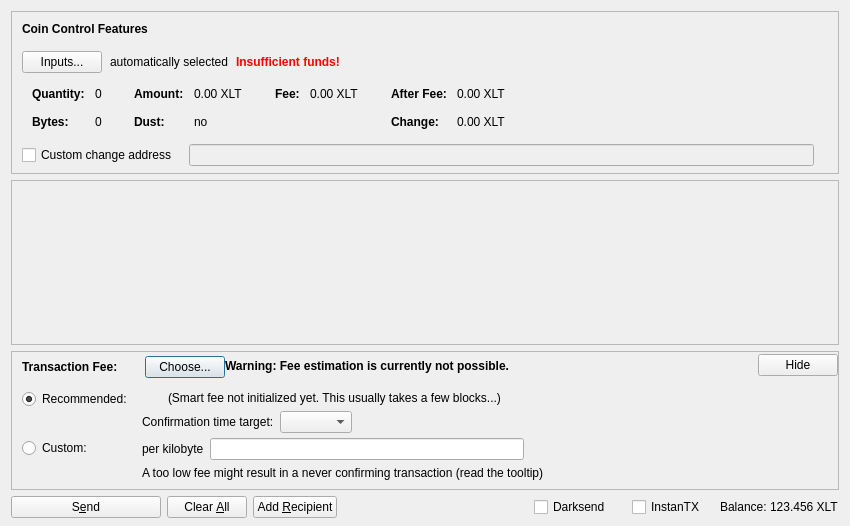
<?xml version="1.0" encoding="UTF-8"?>
<ui version="4.0">
 <class>SendCoinsDialog</class>
 <widget class="QDialog" name="SendCoinsDialog">
  <property name="geometry">
   <rect>
    <x>0</x>
    <y>0</y>
    <width>850</width>
    <height>526</height>
   </rect>
  </property>
  <property name="windowTitle">
   <string>Send Coins</string>
  </property>
  <layout class="QVBoxLayout" name="verticalLayout" stretch="0,1,0,0">
   <property name="bottomMargin">
    <number>8</number>
   </property>
   <item>
    <widget class="QFrame" name="frameCoinControl">
     <property name="sizePolicy">
      <sizepolicy hsizetype="Expanding" vsizetype="Expanding">
       <horstretch>0</horstretch>
       <verstretch>0</verstretch>
      </sizepolicy>
     </property>
     <property name="maximumSize">
      <size>
       <width>16777215</width>
       <height>16777215</height>
      </size>
     </property>
     <property name="frameShape">
      <enum>QFrame::StyledPanel</enum>
     </property>
     <property name="frameShadow">
      <enum>QFrame::Sunken</enum>
     </property>
     <layout class="QVBoxLayout" name="verticalLayoutCoinControl2">
      <property name="spacing">
       <number>0</number>
      </property>
      <property name="leftMargin">
       <number>0</number>
      </property>
      <property name="topMargin">
       <number>0</number>
      </property>
      <property name="rightMargin">
       <number>0</number>
      </property>
      <property name="bottomMargin">
       <number>6</number>
      </property>
      <item>
       <layout class="QVBoxLayout" name="verticalLayoutCoinControl" stretch="0,0,0,0,1">
        <property name="spacing">
         <number>0</number>
        </property>
        <property name="leftMargin">
         <number>10</number>
        </property>
        <property name="topMargin">
         <number>10</number>
        </property>
        <item>
         <layout class="QHBoxLayout" name="horizontalLayoutCoinControl1">
          <property name="bottomMargin">
           <number>15</number>
          </property>
          <item>
           <widget class="QLabel" name="labelCoinControlFeatures">
            <property name="sizePolicy">
             <sizepolicy hsizetype="Preferred" vsizetype="Maximum">
              <horstretch>0</horstretch>
              <verstretch>0</verstretch>
             </sizepolicy>
            </property>
            <property name="font">
             <font>
              <weight>75</weight>
              <bold>true</bold>
             </font>
            </property>
            <property name="styleSheet">
             <string notr="true">font-weight:bold;</string>
            </property>
            <property name="text">
             <string>Coin Control Features</string>
            </property>
           </widget>
          </item>
         </layout>
        </item>
        <item>
         <layout class="QHBoxLayout" name="horizontalLayoutCoinControl2" stretch="0,0,0,0">
          <property name="spacing">
           <number>8</number>
          </property>
          <property name="bottomMargin">
           <number>10</number>
          </property>
          <item>
           <widget class="QPushButton" name="pushButtonCoinControl">
            <property name="styleSheet">
             <string notr="true"/>
            </property>
            <property name="text">
             <string>Inputs...</string>
            </property>
            <property name="autoDefault">
             <bool>false</bool>
            </property>
           </widget>
          </item>
          <item>
           <widget class="QLabel" name="labelCoinControlAutomaticallySelected">
            <property name="text">
             <string>automatically selected</string>
            </property>
            <property name="margin">
             <number>5</number>
            </property>
           </widget>
          </item>
          <item>
           <widget class="QLabel" name="labelCoinControlInsuffFunds">
            <property name="font">
             <font>
              <weight>75</weight>
              <bold>true</bold>
             </font>
            </property>
            <property name="styleSheet">
             <string notr="true">color:red;font-weight:bold;</string>
            </property>
            <property name="text">
             <string>Insufficient funds!</string>
            </property>
            <property name="margin">
             <number>5</number>
            </property>
           </widget>
          </item>
          <item>
           <spacer name="horizontalSpacerCoinControl">
            <property name="orientation">
             <enum>Qt::Horizontal</enum>
            </property>
            <property name="sizeHint" stdset="0">
             <size>
              <width>40</width>
              <height>1</height>
             </size>
            </property>
           </spacer>
          </item>
         </layout>
        </item>
        <item>
         <widget class="QWidget" name="widgetCoinControl" native="true">
          <property name="sizePolicy">
           <sizepolicy hsizetype="Preferred" vsizetype="Preferred">
            <horstretch>0</horstretch>
            <verstretch>0</verstretch>
           </sizepolicy>
          </property>
          <property name="minimumSize">
           <size>
            <width>0</width>
            <height>0</height>
           </size>
          </property>
          <property name="styleSheet">
           <string notr="true"/>
          </property>
          <layout class="QHBoxLayout" name="horizontalLayoutCoinControl5">
           <property name="leftMargin">
            <number>0</number>
           </property>
           <property name="topMargin">
            <number>0</number>
           </property>
           <property name="rightMargin">
            <number>0</number>
           </property>
           <property name="bottomMargin">
            <number>0</number>
           </property>
           <item>
            <layout class="QHBoxLayout" name="horizontalLayoutCoinControl3" stretch="0,0,0,1">
             <property name="spacing">
              <number>20</number>
             </property>
             <property name="topMargin">
              <number>0</number>
             </property>
             <property name="bottomMargin">
              <number>10</number>
             </property>
             <item>
              <layout class="QFormLayout" name="formLayoutCoinControl1">
               <property name="horizontalSpacing">
                <number>10</number>
               </property>
               <property name="verticalSpacing">
                <number>14</number>
               </property>
               <property name="leftMargin">
                <number>10</number>
               </property>
               <property name="topMargin">
                <number>4</number>
               </property>
               <property name="rightMargin">
                <number>6</number>
               </property>
               <item row="0" column="0">
                <widget class="QLabel" name="labelCoinControlQuantityText">
                 <property name="font">
                  <font>
                   <weight>75</weight>
                   <bold>true</bold>
                  </font>
                 </property>
                 <property name="text">
                  <string>Quantity:</string>
                 </property>
                 <property name="margin">
                  <number>0</number>
                 </property>
                </widget>
               </item>
               <item row="0" column="1">
                <widget class="QLabel" name="labelCoinControlQuantity">
                 <property name="cursor">
                  <cursorShape>IBeamCursor</cursorShape>
                 </property>
                 <property name="contextMenuPolicy">
                  <enum>Qt::ActionsContextMenu</enum>
                 </property>
                 <property name="text">
                  <string notr="true">0</string>
                 </property>
                 <property name="margin">
                  <number>0</number>
                 </property>
                 <property name="textInteractionFlags">
                  <set>Qt::LinksAccessibleByMouse|Qt::TextSelectableByKeyboard|Qt::TextSelectableByMouse</set>
                 </property>
                </widget>
               </item>
               <item row="1" column="0">
                <widget class="QLabel" name="labelCoinControlBytesText">
                 <property name="font">
                  <font>
                   <weight>75</weight>
                   <bold>true</bold>
                  </font>
                 </property>
                 <property name="text">
                  <string>Bytes:</string>
                 </property>
                </widget>
               </item>
               <item row="1" column="1">
                <widget class="QLabel" name="labelCoinControlBytes">
                 <property name="cursor">
                  <cursorShape>IBeamCursor</cursorShape>
                 </property>
                 <property name="contextMenuPolicy">
                  <enum>Qt::ActionsContextMenu</enum>
                 </property>
                 <property name="text">
                  <string notr="true">0</string>
                 </property>
                 <property name="textInteractionFlags">
                  <set>Qt::LinksAccessibleByMouse|Qt::TextSelectableByKeyboard|Qt::TextSelectableByMouse</set>
                 </property>
                </widget>
               </item>
              </layout>
             </item>
             <item>
              <layout class="QFormLayout" name="formLayoutCoinControl2">
               <property name="horizontalSpacing">
                <number>10</number>
               </property>
               <property name="verticalSpacing">
                <number>14</number>
               </property>
               <property name="leftMargin">
                <number>6</number>
               </property>
               <property name="topMargin">
                <number>4</number>
               </property>
               <property name="rightMargin">
                <number>6</number>
               </property>
               <item row="0" column="0">
                <widget class="QLabel" name="labelCoinControlAmountText">
                 <property name="font">
                  <font>
                   <weight>75</weight>
                   <bold>true</bold>
                  </font>
                 </property>
                 <property name="text">
                  <string>Amount:</string>
                 </property>
                 <property name="margin">
                  <number>0</number>
                 </property>
                </widget>
               </item>
               <item row="0" column="1">
                <widget class="QLabel" name="labelCoinControlAmount">
                 <property name="cursor">
                  <cursorShape>IBeamCursor</cursorShape>
                 </property>
                 <property name="contextMenuPolicy">
                  <enum>Qt::ActionsContextMenu</enum>
                 </property>
                 <property name="text">
                  <string notr="true">0.00 XLT</string>
                 </property>
                 <property name="textInteractionFlags">
                  <set>Qt::LinksAccessibleByMouse|Qt::TextSelectableByKeyboard|Qt::TextSelectableByMouse</set>
                 </property>
                </widget>
               </item>
               <item row="1" column="0">
                <widget class="QLabel" name="labelCoinControlLowOutputText">
                 <property name="font">
                  <font>
                   <weight>75</weight>
                   <bold>true</bold>
                  </font>
                 </property>
                 <property name="text">
                  <string>Dust:</string>
                 </property>
                </widget>
               </item>
               <item row="1" column="1">
                <widget class="QLabel" name="labelCoinControlLowOutput">
                 <property name="cursor">
                  <cursorShape>IBeamCursor</cursorShape>
                 </property>
                 <property name="contextMenuPolicy">
                  <enum>Qt::ActionsContextMenu</enum>
                 </property>
                 <property name="text">
                  <string notr="true">no</string>
                 </property>
                 <property name="textInteractionFlags">
                  <set>Qt::LinksAccessibleByMouse|Qt::TextSelectableByKeyboard|Qt::TextSelectableByMouse</set>
                 </property>
                </widget>
               </item>
              </layout>
             </item>
             <item>
              <layout class="QFormLayout" name="formLayoutCoinControl3">
               <property name="horizontalSpacing">
                <number>10</number>
               </property>
               <property name="verticalSpacing">
                <number>14</number>
               </property>
               <property name="leftMargin">
                <number>6</number>
               </property>
               <property name="topMargin">
                <number>4</number>
               </property>
               <property name="rightMargin">
                <number>6</number>
               </property>
               <item row="0" column="0">
                <widget class="QLabel" name="labelCoinControlFeeText">
                 <property name="font">
                  <font>
                   <weight>75</weight>
                   <bold>true</bold>
                  </font>
                 </property>
                 <property name="text">
                  <string>Fee:</string>
                 </property>
                 <property name="margin">
                  <number>0</number>
                 </property>
                </widget>
               </item>
               <item row="0" column="1">
                <widget class="QLabel" name="labelCoinControlFee">
                 <property name="cursor">
                  <cursorShape>IBeamCursor</cursorShape>
                 </property>
                 <property name="contextMenuPolicy">
                  <enum>Qt::ActionsContextMenu</enum>
                 </property>
                 <property name="text">
                  <string notr="true">0.00 XLT</string>
                 </property>
                 <property name="textInteractionFlags">
                  <set>Qt::LinksAccessibleByMouse|Qt::TextSelectableByKeyboard|Qt::TextSelectableByMouse</set>
                 </property>
                </widget>
               </item>
              </layout>
             </item>
             <item>
              <layout class="QFormLayout" name="formLayoutCoinControl4">
               <property name="horizontalSpacing">
                <number>10</number>
               </property>
               <property name="verticalSpacing">
                <number>14</number>
               </property>
               <property name="leftMargin">
                <number>6</number>
               </property>
               <property name="topMargin">
                <number>4</number>
               </property>
               <property name="rightMargin">
                <number>6</number>
               </property>
               <item row="0" column="0">
                <widget class="QLabel" name="labelCoinControlAfterFeeText">
                 <property name="font">
                  <font>
                   <weight>75</weight>
                   <bold>true</bold>
                  </font>
                 </property>
                 <property name="text">
                  <string>After Fee:</string>
                 </property>
                 <property name="margin">
                  <number>0</number>
                 </property>
                </widget>
               </item>
               <item row="0" column="1">
                <widget class="QLabel" name="labelCoinControlAfterFee">
                 <property name="cursor">
                  <cursorShape>IBeamCursor</cursorShape>
                 </property>
                 <property name="contextMenuPolicy">
                  <enum>Qt::ActionsContextMenu</enum>
                 </property>
                 <property name="text">
                  <string notr="true">0.00 XLT</string>
                 </property>
                 <property name="textInteractionFlags">
                  <set>Qt::LinksAccessibleByMouse|Qt::TextSelectableByKeyboard|Qt::TextSelectableByMouse</set>
                 </property>
                </widget>
               </item>
               <item row="1" column="0">
                <widget class="QLabel" name="labelCoinControlChangeText">
                 <property name="font">
                  <font>
                   <weight>75</weight>
                   <bold>true</bold>
                  </font>
                 </property>
                 <property name="text">
                  <string>Change:</string>
                 </property>
                </widget>
               </item>
               <item row="1" column="1">
                <widget class="QLabel" name="labelCoinControlChange">
                 <property name="cursor">
                  <cursorShape>IBeamCursor</cursorShape>
                 </property>
                 <property name="contextMenuPolicy">
                  <enum>Qt::ActionsContextMenu</enum>
                 </property>
                 <property name="text">
                  <string notr="true">0.00 XLT</string>
                 </property>
                 <property name="textInteractionFlags">
                  <set>Qt::LinksAccessibleByMouse|Qt::TextSelectableByKeyboard|Qt::TextSelectableByMouse</set>
                 </property>
                </widget>
               </item>
              </layout>
             </item>
            </layout>
           </item>
          </layout>
         </widget>
        </item>
        <item>
         <layout class="QHBoxLayout" name="horizontalLayoutCoinControl4" stretch="0,0,0">
          <property name="spacing">
           <number>12</number>
          </property>
          <property name="sizeConstraint">
           <enum>QLayout::SetDefaultConstraint</enum>
          </property>
          <property name="topMargin">
           <number>5</number>
          </property>
          <property name="rightMargin">
           <number>5</number>
          </property>
          <item>
           <widget class="QCheckBox" name="checkBoxCoinControlChange">
            <property name="toolTip">
             <string>If this is activated, but the change address is empty or invalid, change will be sent to a newly generated address.</string>
            </property>
            <property name="text">
             <string>Custom change address</string>
            </property>
           </widget>
          </item>
          <item>
           <widget class="QValidatedLineEdit" name="lineEditCoinControlChange">
            <property name="enabled">
             <bool>false</bool>
            </property>
            <property name="sizePolicy">
             <sizepolicy hsizetype="Expanding" vsizetype="Fixed">
              <horstretch>0</horstretch>
              <verstretch>0</verstretch>
             </sizepolicy>
            </property>
           </widget>
          </item>
          <item>
           <widget class="QLabel" name="labelCoinControlChangeLabel">
            <property name="sizePolicy">
             <sizepolicy hsizetype="Preferred" vsizetype="Expanding">
              <horstretch>0</horstretch>
              <verstretch>0</verstretch>
             </sizepolicy>
            </property>
            <property name="minimumSize">
             <size>
              <width>0</width>
              <height>0</height>
             </size>
            </property>
            <property name="text">
             <string/>
            </property>
            <property name="margin">
             <number>3</number>
            </property>
           </widget>
          </item>
         </layout>
        </item>
        <item>
         <spacer name="verticalSpacerCoinControl">
          <property name="orientation">
           <enum>Qt::Vertical</enum>
          </property>
          <property name="sizeHint" stdset="0">
           <size>
            <width>800</width>
            <height>1</height>
           </size>
          </property>
         </spacer>
        </item>
       </layout>
      </item>
     </layout>
    </widget>
   </item>
   <item>
    <widget class="QScrollArea" name="scrollArea">
     <property name="widgetResizable">
      <bool>true</bool>
     </property>
     <widget class="QWidget" name="scrollAreaWidgetContents">
      <property name="geometry">
       <rect>
        <x>0</x>
        <y>0</y>
        <width>830</width>
        <height>104</height>
       </rect>
      </property>
      <layout class="QVBoxLayout" name="verticalLayout_2" stretch="0,1">
       <property name="leftMargin">
        <number>0</number>
       </property>
       <property name="topMargin">
        <number>0</number>
       </property>
       <property name="rightMargin">
        <number>0</number>
       </property>
       <property name="bottomMargin">
        <number>0</number>
       </property>
       <item>
        <layout class="QVBoxLayout" name="entries">
         <property name="spacing">
          <number>6</number>
         </property>
        </layout>
       </item>
       <item>
        <spacer name="verticalSpacer">
         <property name="orientation">
          <enum>Qt::Vertical</enum>
         </property>
         <property name="sizeHint" stdset="0">
          <size>
           <width>20</width>
           <height>40</height>
          </size>
         </property>
        </spacer>
       </item>
      </layout>
     </widget>
    </widget>
   </item>
   <item>
    <widget class="QFrame" name="frameFee">
     <property name="sizePolicy">
      <sizepolicy hsizetype="Expanding" vsizetype="Expanding">
       <horstretch>0</horstretch>
       <verstretch>0</verstretch>
      </sizepolicy>
     </property>
     <property name="maximumSize">
      <size>
       <width>16777215</width>
       <height>16777215</height>
      </size>
     </property>
     <property name="frameShape">
      <enum>QFrame::StyledPanel</enum>
     </property>
     <property name="frameShadow">
      <enum>QFrame::Sunken</enum>
     </property>
     <layout class="QVBoxLayout" name="verticalLayoutFee1">
      <property name="spacing">
       <number>0</number>
      </property>
      <property name="leftMargin">
       <number>0</number>
      </property>
      <property name="topMargin">
       <number>0</number>
      </property>
      <property name="rightMargin">
       <number>0</number>
      </property>
      <property name="bottomMargin">
       <number>0</number>
      </property>
      <item>
       <layout class="QVBoxLayout" name="verticalLayoutFee2" stretch="0,0,0">
        <property name="spacing">
         <number>0</number>
        </property>
        <property name="leftMargin">
         <number>10</number>
        </property>
        <property name="topMargin">
         <number>0</number>
        </property>
        <item>
         <layout class="QHBoxLayout" name="horizontalLayoutFee1">
          <property name="bottomMargin">
           <number>0</number>
          </property>
          <item>
           <layout class="QVBoxLayout" name="verticalLayoutFee7">
            <property name="spacing">
             <number>0</number>
            </property>
            <item>
             <spacer name="verticalSpacerSmartFee">
              <property name="orientation">
               <enum>Qt::Vertical</enum>
              </property>
              <property name="sizeType">
               <enum>QSizePolicy::Fixed</enum>
              </property>
              <property name="sizeHint" stdset="0">
               <size>
                <width>1</width>
                <height>4</height>
               </size>
              </property>
             </spacer>
            </item>
            <item>
             <layout class="QHBoxLayout" name="horizontalLayoutSmartFee">
              <property name="spacing">
               <number>10</number>
              </property>
              <item>
               <widget class="QLabel" name="labelFeeHeadline">
                <property name="sizePolicy">
                 <sizepolicy hsizetype="Preferred" vsizetype="Maximum">
                  <horstretch>0</horstretch>
                  <verstretch>0</verstretch>
                 </sizepolicy>
                </property>
                <property name="font">
                 <font>
                  <weight>75</weight>
                  <bold>true</bold>
                 </font>
                </property>
                <property name="styleSheet">
                 <string notr="true">font-weight:bold;</string>
                </property>
                <property name="text">
                 <string>Transaction Fee:</string>
                </property>
               </widget>
              </item>
              <item>
               <widget class="QLabel" name="labelFeeMinimized">
                <property name="text">
                 <string/>
                </property>
               </widget>
              </item>
              <item>
               <widget class="QPushButton" name="buttonChooseFee">
                <property name="text">
                 <string>Choose...</string>
                </property>
               </widget>
              </item>
             </layout>
            </item>
            <item>
             <spacer name="verticalSpacer_5">
              <property name="orientation">
               <enum>Qt::Vertical</enum>
              </property>
              <property name="sizeHint" stdset="0">
               <size>
                <width>1</width>
                <height>1</height>
               </size>
              </property>
             </spacer>
            </item>
           </layout>
          </item>
          <item>
           <widget class="QLabel" name="fallbackFeeWarningLabel">
            <property name="toolTip">
             <string>Using the fallbackfee can result in sending a transaction that will take several hours or days (or never) to confirm. Consider choosing your fee manually or wait until you have validated the complete chain.</string>
            </property>
            <property name="font">
            <font>
                <weight>75</weight>
                <bold>true</bold>
            </font>
            </property>
            <property name="text">
             <string>Warning: Fee estimation is currently not possible.</string>
            </property>
            <property name="wordWrap">
             <bool>false</bool>
            </property>
           </widget>
          </item>
          <item>
           <spacer name="horizontalSpacer_4">
            <property name="orientation">
             <enum>Qt::Horizontal</enum>
            </property>
            <property name="sizeType">
             <enum>QSizePolicy::MinimumExpanding</enum>
            </property>
            <property name="sizeHint" stdset="0">
             <size>
              <width>40</width>
              <height>20</height>
             </size>
            </property>
           </spacer>
          </item>
          <item>
           <widget class="QPushButton" name="buttonMinimizeFee">
            <property name="toolTip">
             <string>collapse fee-settings</string>
            </property>
            <property name="text">
             <string>Hide</string>
            </property>
           </widget>
          </item>
         </layout>
        </item>
        <item>
         <widget class="QFrame" name="frameFeeSelection">
          <layout class="QVBoxLayout" name="verticalLayoutFee12">
           <property name="spacing">
            <number>0</number>
           </property>
           <property name="leftMargin">
            <number>0</number>
           </property>
           <property name="topMargin">
            <number>0</number>
           </property>
           <property name="rightMargin">
            <number>0</number>
           </property>
           <property name="bottomMargin">
            <number>0</number>
           </property>
           <item>
            <layout class="QGridLayout" name="gridLayoutFee">
             <property name="topMargin">
              <number>10</number>
             </property>
             <property name="bottomMargin">
              <number>4</number>
             </property>
             <property name="horizontalSpacing">
              <number>10</number>
             </property>
             <property name="verticalSpacing">
              <number>4</number>
             </property>
             <item row="1" column="1">
              <layout class="QVBoxLayout" name="verticalLayoutFee8">
               <property name="spacing">
                <number>6</number>
               </property>
               <item>
                <layout class="QHBoxLayout" name="horizontalLayoutFee13">
                 <item>
                  <widget class="QLabel" name="labelCustomPerKilobyte">
                   <property name="toolTip">
                    <string>Specify a custom fee per kB (1,000 bytes) of the transaction's virtual size.

Note:  Since the fee is calculated on a per-byte basis, a fee of "100 satoshis per kB" for a transaction size of 500 bytes (half of 1 kB) would ultimately yield a fee of only 50 satoshis.</string>
                   </property>
                   <property name="text">
                    <string>per kilobyte</string>
                   </property>
                  </widget>
                 </item>
                 <item>
                  <widget class="BitcoinAmountField" name="customFee"/>
                 </item>
                 <item>
                  <spacer name="horizontalSpacer_6">
                   <property name="orientation">
                    <enum>Qt::Horizontal</enum>
                   </property>
                   <property name="sizeHint" stdset="0">
                    <size>
                     <width>1</width>
                     <height>1</height>
                    </size>
                   </property>
                  </spacer>
                 </item>
                </layout>
               </item>
               <item>
                <layout class="QHBoxLayout" name="horizontalLayoutFee8">
                 <item>
                  <widget class="QLabel" name="labelCustomFeeWarning">
                   <property name="enabled">
                    <bool>true</bool>
                   </property>
                   <property name="toolTip">
                    <string>When there is less transaction volume than space in the blocks, miners as well as relaying nodes may enforce a minimum fee. Paying only this minimum fee is just fine, but be aware that this can result in a never confirming transaction once there is more demand for nexalt transactions than the network can process.</string>
                   </property>
                   <property name="text">
                    <string>A too low fee might result in a never confirming transaction (read the tooltip)</string>
                   </property>
                  </widget>
                 </item>
                 <item>
                  <spacer name="horizontalSpacer_2">
                   <property name="orientation">
                    <enum>Qt::Horizontal</enum>
                   </property>
                   <property name="sizeHint" stdset="0">
                    <size>
                     <width>1</width>
                     <height>1</height>
                    </size>
                   </property>
                  </spacer>
                 </item>
                </layout>
               </item>
              </layout>
             </item>
             <item row="0" column="0">
              <layout class="QVBoxLayout" name="verticalLayoutFee4" stretch="0,1">
               <item>
                <widget class="QRadioButton" name="radioSmartFee">
                 <property name="text">
                  <string>Recommended:</string>
                 </property>
                 <property name="checked">
                  <bool>true</bool>
                 </property>
                 <attribute name="buttonGroup">
                  <string notr="true">groupFee</string>
                 </attribute>
                </widget>
               </item>
               <item>
                <spacer name="verticalSpacer_2">
                 <property name="orientation">
                  <enum>Qt::Vertical</enum>
                 </property>
                 <property name="sizeHint" stdset="0">
                  <size>
                   <width>1</width>
                   <height>1</height>
                  </size>
                 </property>
                </spacer>
               </item>
              </layout>
             </item>
             <item row="1" column="0">
              <layout class="QVBoxLayout" name="verticalLayoutFee9" stretch="0,1">
               <item>
                <widget class="QRadioButton" name="radioCustomFee">
                 <property name="text">
                  <string>Custom:</string>
                 </property>
                 <attribute name="buttonGroup">
                  <string notr="true">groupFee</string>
                 </attribute>
                </widget>
               </item>
               <item>
                <spacer name="verticalSpacer_6">
                 <property name="orientation">
                  <enum>Qt::Vertical</enum>
                 </property>
                 <property name="sizeHint" stdset="0">
                  <size>
                   <width>1</width>
                   <height>1</height>
                  </size>
                 </property>
                </spacer>
               </item>
              </layout>
             </item>
             <item row="0" column="1">
              <layout class="QVBoxLayout" name="verticalLayoutFee3" stretch="0,0,1">
               <property name="spacing">
                <number>6</number>
               </property>
               <property name="topMargin">
                <number>2</number>
               </property>
               <item>
                <layout class="QHBoxLayout" name="horizontalLayoutFee12">
                 <item>
                  <widget class="QLabel" name="labelSmartFee">
                   <property name="text">
                    <string/>
                   </property>
                  </widget>
                 </item>
                 <item>
                  <widget class="QLabel" name="labelFeeEstimation">
                   <property name="text">
                    <string/>
                   </property>
                  </widget>
                 </item>
                 <item>
                  <widget class="QLabel" name="labelSmartFee2">
                   <property name="text">
                    <string>(Smart fee not initialized yet. This usually takes a few blocks...)</string>
                   </property>
                  </widget>
                 </item>
                 <item>
                  <spacer name="horizontalSpacer_5">
                   <property name="orientation">
                    <enum>Qt::Horizontal</enum>
                   </property>
                   <property name="sizeHint" stdset="0">
                    <size>
                     <width>1</width>
                     <height>1</height>
                    </size>
                   </property>
                  </spacer>
                 </item>
                </layout>
               </item>
               <item>
                <layout class="QHBoxLayout" name="horizontalLayoutFee9">
                 <item>
                  <layout class="QVBoxLayout" name="verticalLayoutFee6">
                   <item>
                    <widget class="QLabel" name="labelSmartFee3">
                     <property name="text">
                      <string>Confirmation time target:</string>
                     </property>
                    </widget>
                   </item>
                  </layout>
                 </item>
                 <item>
                  <layout class="QVBoxLayout" name="verticalLayoutFee5">
                   <property name="rightMargin">
                    <number>30</number>
                   </property>
                   <item>
                    <layout class="QHBoxLayout" name="horizontalLayoutConfTarget">
                     <property name="bottomMargin">
                      <number>0</number>
                     </property>
                     <item>
                      <widget class="QComboBox" name="confTargetSelector"/>
                     </item>
                     <item>
                      <spacer name="horizontalSpacerConfTarget">
                       <property name="orientation">
                        <enum>Qt::Horizontal</enum>
                       </property>
                       <property name="sizeHint" stdset="0">
                        <size>
                         <width>40</width>
                         <height>20</height>
                        </size>
                       </property>
                      </spacer>
                     </item>
                    </layout>
                   </item>
                  </layout>
                 </item>
                </layout>
               </item>
               <item>
                <spacer name="verticalSpacer_4">
                 <property name="orientation">
                  <enum>Qt::Vertical</enum>
                 </property>
                 <property name="sizeHint" stdset="0">
                  <size>
                   <width>1</width>
                   <height>1</height>
                  </size>
                 </property>
                </spacer>
               </item>
              </layout>
             </item>
            </layout>
           </item>
          </layout>
         </widget>
        </item>
        <item>
         <spacer name="verticalSpacerFee">
          <property name="orientation">
           <enum>Qt::Vertical</enum>
          </property>
          <property name="sizeHint" stdset="0">
           <size>
            <width>40</width>
            <height>5</height>
           </size>
          </property>
         </spacer>
        </item>
       </layout>
      </item>
     </layout>
    </widget>
   </item>
   <item>
    <layout class="QHBoxLayout" name="horizontalLayout">
     <item>
      <widget class="QPushButton" name="sendButton">
       <property name="minimumSize">
        <size>
         <width>150</width>
         <height>0</height>
        </size>
       </property>
       <property name="toolTip">
        <string>Confirm the send action</string>
       </property>
       <property name="text">
        <string>S&amp;end</string>
       </property>
       <property name="icon">
        <iconset resource="../bitcoin.qrc">
         <normaloff>:/icons/send</normaloff>:/icons/send</iconset>
       </property>
       <property name="autoDefault">
        <bool>false</bool>
       </property>
       <property name="default">
        <bool>false</bool>
       </property>
      </widget>
     </item>
     <item>
      <widget class="QPushButton" name="clearButton">
       <property name="sizePolicy">
        <sizepolicy hsizetype="Minimum" vsizetype="Fixed">
         <horstretch>0</horstretch>
         <verstretch>0</verstretch>
        </sizepolicy>
       </property>
       <property name="toolTip">
        <string>Clear all fields of the form.</string>
       </property>
       <property name="text">
        <string>Clear &amp;All</string>
       </property>
       <property name="icon">
        <iconset resource="../bitcoin.qrc">
         <normaloff>:/icons/remove</normaloff>:/icons/remove</iconset>
       </property>
       <property name="autoDefault">
        <bool>false</bool>
       </property>
      </widget>
     </item>
     <item>
      <widget class="QPushButton" name="addButton">
       <property name="toolTip">
        <string>Send to multiple recipients at once</string>
       </property>
       <property name="text">
        <string>Add &amp;Recipient</string>
       </property>
       <property name="icon">
        <iconset resource="../bitcoin.qrc">
         <normaloff>:/icons/add</normaloff>:/icons/add</iconset>
       </property>
       <property name="autoDefault">
        <bool>false</bool>
       </property>
      </widget>
     </item>
     <item>
      <spacer name="horizontalSpacer">
       <property name="orientation">
        <enum>Qt::Horizontal</enum>
       </property>
       <property name="sizeHint" stdset="0">
        <size>
         <width>40</width>
         <height>20</height>
        </size>
       </property>
      </spacer>
     </item>
     <item>
      <layout class="QHBoxLayout" name="horizontalLayout_2">
       <property name="spacing">
        <number>3</number>
       </property>
       <item>
        <widget class="QCheckBox" name="checkUseDarksend">
         <property name="minimumSize">
          <size>
           <width>95</width>
           <height>0</height>
          </size>
         </property>
         <property name="text">
          <string>Darksend</string>
         </property>
         <property name="checked">
          <bool>false</bool>
         </property>
        </widget>
       </item>
       <item>
        <widget class="QCheckBox" name="checkInstanTX">
         <property name="enabled">
          <bool>true</bool>
         </property>
         <property name="minimumSize">
          <size>
           <width>85</width>
           <height>0</height>
          </size>
         </property>
         <property name="text">
          <string>InstanTX</string>
         </property>
        </widget>
       </item>
       <item>
        <widget class="QLabel" name="label">
         <property name="sizePolicy">
          <sizepolicy hsizetype="Preferred" vsizetype="Fixed">
           <horstretch>0</horstretch>
           <verstretch>0</verstretch>
          </sizepolicy>
         </property>
         <property name="text">
          <string>Balance:</string>
         </property>
        </widget>
       </item>
       <item>
        <widget class="QLabel" name="labelBalance">
         <property name="sizePolicy">
          <sizepolicy hsizetype="Preferred" vsizetype="Fixed">
           <horstretch>0</horstretch>
           <verstretch>0</verstretch>
          </sizepolicy>
         </property>
         <property name="cursor">
          <cursorShape>IBeamCursor</cursorShape>
         </property>
         <property name="text">
          <string notr="true">123.456 XLT</string>
         </property>
         <property name="textInteractionFlags">
          <set>Qt::LinksAccessibleByMouse|Qt::TextSelectableByKeyboard|Qt::TextSelectableByMouse</set>
         </property>
        </widget>
       </item>
      </layout>
     </item>
    </layout>
   </item>
  </layout>
 </widget>
 <customwidgets>
  <customwidget>
   <class>QValidatedLineEdit</class>
   <extends>QLineEdit</extends>
   <header>qt/qvalidatedlineedit.h</header>
  </customwidget>
  <customwidget>
   <class>BitcoinAmountField</class>
   <extends>QLineEdit</extends>
   <header>qt/bitcoinamountfield.h</header>
   <container>1</container>
  </customwidget>
 </customwidgets>
 <resources>
  <include location="../bitcoin.qrc"/>
 </resources>
 <connections/>
 <buttongroups>
  <buttongroup name="groupFee"/>
 </buttongroups>
</ui>
